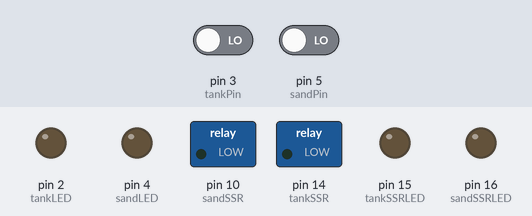
A sketch run on a simulated Arduino Uno, built with avr-gcc and run on an emulated ATmega328P. Parts: switched loads named in the sketch (green lamp = pin HIGH), output pins drawn as LEDs (lit = HIGH). The test bench sets the inputs (shaded band); at power-on: pin 3 (tankPin) LOW, pin 5 (sandPin) LOW.

Above: at 1.2 s.
1.3 s: pin 3 (tankPin) driven HIGH
At 2.5 s:
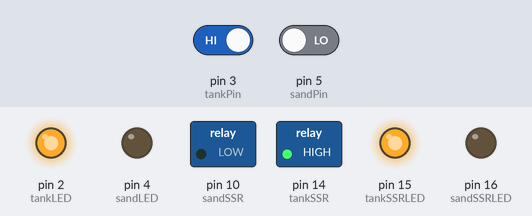
2.8 s: pin 5 (sandPin) driven HIGH
At 3.9 s:
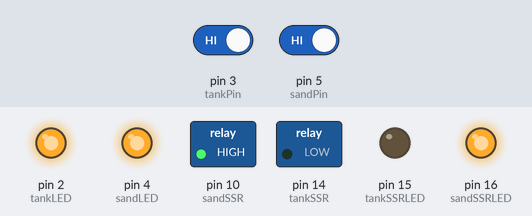
4.3 s: pin 3 (tankPin) driven LOW
At 5.1 s:
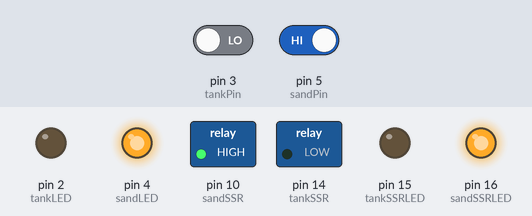
5.8 s: pin 5 (sandPin) driven LOW
At 6.3 s:
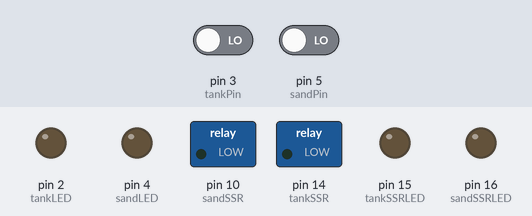
Timing chart, 0 to 8.3 s (numbered marks = the images above; inputs shaded):
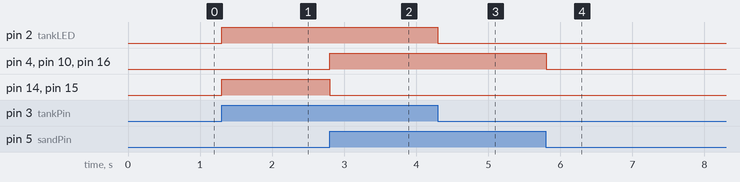

Measured:
- after the input at 1.3 s, pin 2 (tankLED), pin 14 (tankSSR), pin 15 (tankSSRLED): LOW → HIGH at once
- after the input at 2.8 s, pin 4 (sandLED), pin 10 (sandSSR), pin 16 (sandSSRLED): LOW → HIGH at once; pin 14 (tankSSR), pin 15 (tankSSRLED): HIGH → LOW at once
- after the input at 4.3 s, pin 2 (tankLED): HIGH → LOW at once
- after the input at 5.8 s, pin 4 (sandLED), pin 10 (sandSSR), pin 16 (sandSSRLED): HIGH → LOW at once

The sketch:

Automatic.ino
```cpp
// --- Configurable Fault Timeouts (milliseconds) ---
unsigned long TANK_FAULT_TIMEOUT = 15UL * 60UL * 1000UL;  // 15 minutes
unsigned long SAND_FAULT_TIMEOUT = 45UL * 60UL * 1000UL;  // 45 minutes
// Maybe self explanatory but used to ensure that if the pump run command
// is being sent and no water level reduction is being detected to pause the system until an operator resets it
// Use shorter times for debugging (e.g. 5000 and 10000 ms)

// --- Pin Assignments ---
// the first xxxPin variable is the corresponding level sensor
// the second xxxLED is a status LED the shows the state of the corresponding level sensor
// the third xxxSSR is the pin for operating the SSR
// the fourth xxxSSRLED is a status LED for the state of the SSR firing, I'm not sure if this is implemented in hardware
const int tankPin = 3, tankLED = 2, tankSSR = 14, tankSSRLED = 15;
const int sandPin = 5, sandLED = 4, sandSSR = 10, sandSSRLED = 16;

// --- State Variables ---
bool tankFault = false, sandFault = false;
unsigned long tankStart = 0, sandStart = 0;

void setup() {
  pinMode(tankPin, INPUT);     pinMode(tankLED, OUTPUT);
  pinMode(tankSSR, OUTPUT);    pinMode(tankSSRLED, OUTPUT);
  pinMode(sandPin, INPUT);     pinMode(sandLED, OUTPUT);
  pinMode(sandSSR, OUTPUT);    pinMode(sandSSRLED, OUTPUT);
}

void loop() {
  // find state of both tanks
  bool tankVal = digitalRead(tankPin);
  bool sandVal = digitalRead(sandPin);

  unsigned long now = millis();

  // Default: SSRs off
  bool tankSSRActive = false, sandSSRActive = false;

  // Fault state: disable everything and blink faulting SSR LED
  if (tankFault || sandFault) {
    handleFaultLEDs(now, tankVal, sandVal);
    delay(100);
    return;
  }

  // LED feedback (steady state)
  digitalWrite(tankLED, tankVal);
  digitalWrite(sandLED, sandVal);

  // Decide which SSR should be active
  if (sandVal) sandSSRActive = true;
  else if (tankVal) tankSSRActive = true;

  // Apply SSR outputs
  setSSRState(tankSSR, tankSSRLED, tankSSRActive);
  setSSRState(sandSSR, sandSSRLED, sandSSRActive);

  // Fault detection only while SSR is active and input is HIGH
  tankFault = checkFault(tankVal, tankSSRActive, tankStart, now, TANK_FAULT_TIMEOUT);
  sandFault = checkFault(sandVal, sandSSRActive, sandStart, now, SAND_FAULT_TIMEOUT);

  delay(100);
}

// --- Helper: Set SSR and its LED ---
void setSSRState(int ssrPin, int ledPin, bool state) {
  digitalWrite(ssrPin, state);
  digitalWrite(ledPin, state);
}

// --- Helper: Check fault condition ---
bool checkFault(bool sensorHigh, bool ssrActive, unsigned long &startTime, unsigned long now, unsigned long timeout) {
  if (sensorHigh && ssrActive) {
    if (startTime == 0) startTime = now;
    if (now - startTime >= timeout) return true;
  } else {
    startTime = 0;
  }
  return false;
}

// --- Helper: Blink SSR LED for faults ---
void handleFaultLEDs(unsigned long now, bool tankVal, bool sandVal) {
  digitalWrite(tankSSR, LOW);
  digitalWrite(sandSSR, LOW);
  digitalWrite(tankLED, tankVal);
  digitalWrite(sandLED, sandVal);

  digitalWrite(tankSSRLED, tankFault ? (now / 500) % 2 : LOW);
  digitalWrite(sandSSRLED, sandFault ? (now / 500) % 2 : LOW);
}
```
